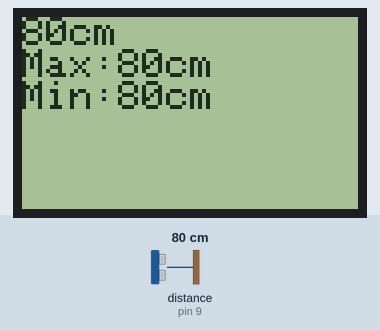
Simulated run of this sketch. Board: Arduino Uno, built with avr-gcc and run on an emulated ATmega328P. Parts: 84×48 one-colour display. Wiring (inferred from the names in the program): ultrasonic range finder: trigger pin 8; echo pin 9. The test bench sets the inputs (shaded band); at power-on: distance to the obstacle (sensor on pin 9) 80 cm. The echo pulse lasts 58.3 µs per cm.

Above: at 1.2 s.
1.3 s: distance to the obstacle (sensor on pin 9) set to 18 cm
At 2.4 s:
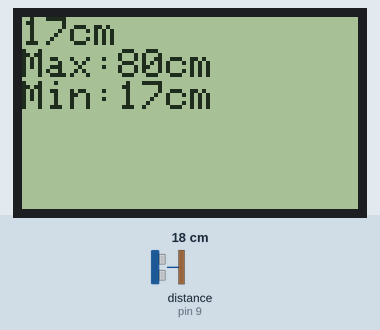
2.9 s: distance to the obstacle (sensor on pin 9) set to 2 cm
At 4.1 s:
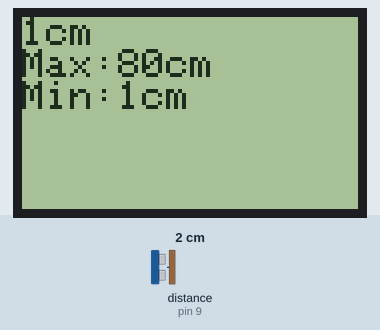
4.5 s: distance to the obstacle (sensor on pin 9) set to 4 cm
At 5.7 s:
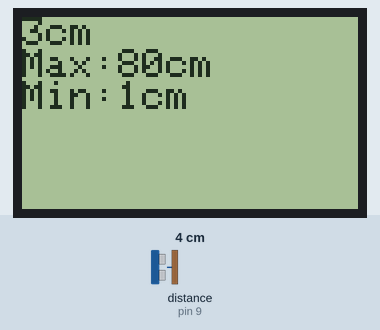
Timing chart, 0 to 7.5 s (numbered marks = the images above; inputs shaded):
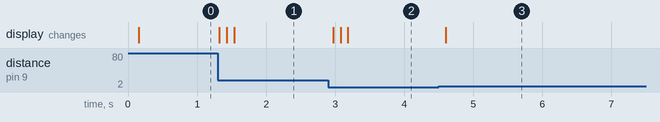

Measured:
- after the input at 1.3 s, the display: changes at once (image 1)
- after the input at 2.9 s, the display: changes after 0.07 s (image 2)
- after the input at 4.5 s, the display: changes after 0.10 s (image 3)

The sketch:

_004-ultrasonic.ino
```cpp
/*
 * Ultrasolic sensor(HC-SR04) + Nokia 3110 display
 *
 * HC-SR04
 * -------
 * VCC  - 5v
 * Gnd  - GND
 * Echo - 9
 * Trig - 8
 *
 * Display
 * -------
 * GND   - GND
 * BL    - 3.3v
 * VCC   - 3.3v
 * CLK   - 3
 * DIN   - 4
 * DC    - 5
 * CE    - 7
 * RST   - 6
 */
#include <PCD8544.h>

const int echoPin = 9;
const int trigPin = 8;

static PCD8544 lcd;
int distance = 0, maximum = 0, minimum = 10000;

void setup() {
  lcd.begin(84, 48);
  pinMode(echoPin, INPUT);
  pinMode(trigPin, OUTPUT);
  Serial.begin(9600);
}

long ping() {
  digitalWrite(trigPin, LOW);
  delayMicroseconds(2);
  digitalWrite(trigPin, HIGH);
  delayMicroseconds(5);
  digitalWrite(trigPin, LOW);
  return pulseIn(echoPin, HIGH);
}

void loop() {
  static int i = 0;
  delay(100);
  long cm = microsecondsToCentimeters(ping());
  if (cm == 0 || cm > 400) {
    return;
  }
  if (distance != cm) {
    distance = cm;
    lcd.setCursor(0, 0);
    lcd.clearLine();
    lcd.print(distance);
    lcd.print("cm");
  }
  if (cm > maximum) {
    maximum = cm;
    lcd.setCursor(0, 1);
    lcd.clearLine();
    lcd.print("Max:");
    lcd.print(maximum);
    lcd.print("cm");
  }
  if (cm < minimum) {
    minimum = cm;
    lcd.setCursor(0, 2);
    lcd.clearLine();
    lcd.print("Min:");
    lcd.print(minimum);
    lcd.print("cm");
  }
}

long microsecondsToInches(long microseconds) {
  // According to Parallax's datasheet for the PING))), there are
  // 73.746 microseconds per inch (i.e. sound travels at 1130 feet per
  // second).  This gives the distance travelled by the ping, outbound
  // and return, so we divide by 2 to get the distance of the obstacle.
  // See: http://www.parallax.com/dl/docs/prod/acc/28015-PING-v1.3.pdf
  return microseconds / 74 / 2;
}

long microsecondsToCentimeters(long microseconds) {
  // The speed of sound is 340 m/s or 29 microseconds per centimeter.
  // The ping travels out and back, so to find the distance of the
  // object we take half of the distance travelled.
  return microseconds / 29 / 2;
}
```
